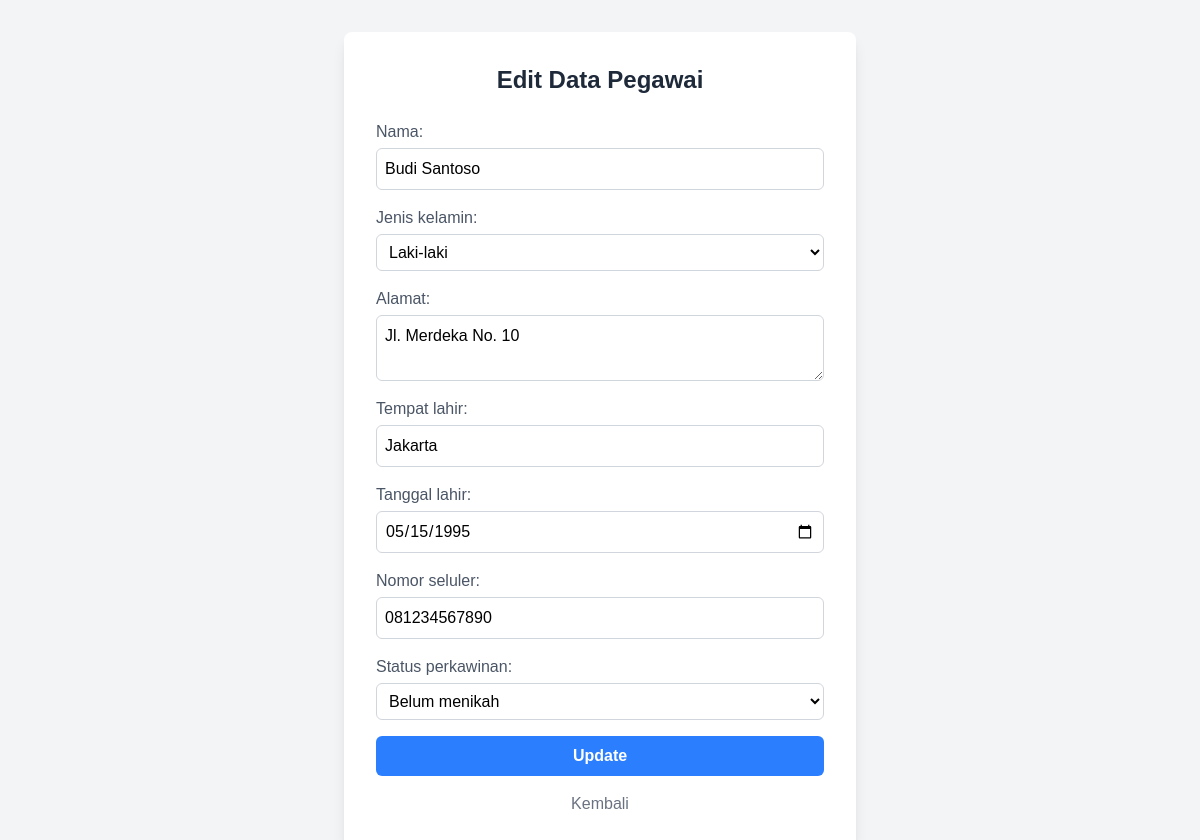
Page /Kepagawaian/update.php?id=4 on the committed database.
### tables this page shows
CREATE TABLE `pegawai` (
  `id` int NOT NULL,
  `nama` varchar(50) NOT NULL,
  `jenis_kelamin` varchar(10) NOT NULL,
  `alamat` text NOT NULL,
  `tempat_lahir` varchar(30) NOT NULL,
  `tanggal_lahir` date NOT NULL,
  `nomor_seluler` varchar(15) DEFAULT NULL,
  `status_perkawinan` varchar(15) NOT NULL
);

### Kepagawaian/update.php (the view, shortened to what this page needs)
<?php
include("connection.php");
$id = $_GET['id'];
$query = mysqli_prepare($connection, "SELECT * FROM pegawai WHERE id = ?");
mysqli_stmt_bind_param($query, "i", $id);
mysqli_stmt_execute($query);
$result = mysqli_stmt_get_result($query);
$pegawai = mysqli_fetch_assoc($result);
?>
<!DOCTYPE html>
<html lang="en">
<head>
    <script src="https://cdn.jsdelivr.net/npm/@tailwindcss/browser@4"></script>
</head>
<body class="bg-gray-100 p-8 min-h-screen flex items-center justify-center">
    <div class="bg-white p-8 rounded-lg shadow-lg w-full max-w-lg">
        <h1 class="text-2xl font-bold text-gray-800 mb-6 text-center">Edit Data Pegawai</h1>
        <form action="" method="post" class="space-y-4">
            <div class="flex flex-col">
                <label for="nama" class="mb-1 text-gray-600">Nama:</label>
                <input type="text" id="nama" name="nama" value="<?= htmlspecialchars($pegawai['nama']) ?>" required class="p-2 border border-gray-300 rounded-md focus:outline-none focus:ring-2 focus:ring-blue-400">
            </div>
            <div class="flex flex-col">
                <label for="jenis_kelamin" class="mb-1 text-gray-600">Jenis kelamin:</label>
                <select id="jenis_kelamin" name="jenis_kelamin" required class="p-2 border border-gray-300 rounded-md focus:outline-none focus:ring-2 focus:ring-blue-400">
                    <option value="Laki-laki" <?= $pegawai['jenis_kelamin'] == 'Laki-laki' ? 'selected' : '' ?>>Laki-laki</option>
                </select>
            </div>
            <div class="flex flex-col">
                <label for="alamat" class="mb-1 text-gray-600">Alamat:</label>
                <textarea id="alamat" name="alamat" required class="p-2 border border-gray-300 rounded-md focus:outline-none focus:ring-2 focus:ring-blue-400"><?= htmlspecialchars($pegawai['alamat']) ?></textarea>
            </div>
            <div class="flex flex-col">
                <label for="tempat_lahir" class="mb-1 text-gray-600">Tempat lahir:</label>
                <input type="text" id="tempat_lahir" name="tempat_lahir" value="<?= htmlspecialchars($pegawai['tempat_lahir']) ?>" required class="p-2 border border-gray-300 rounded-md focus:outline-none focus:ring-2 focus:ring-blue-400">
            </div>
            <div class="flex flex-col">
                <label for="tanggal_lahir" class="mb-1 text-gray-600">Tanggal lahir:</label>
                <input type="date" id="tanggal_lahir" name="tanggal_lahir" value="<?= $pegawai['tanggal_lahir'] ?>" required class="p-2 border border-gray-300 rounded-md focus:outline-none focus:ring-2 focus:ring-blue-400">
            </div>
            <div class="flex flex-col">
                <label for="nomor_seluler" class="mb-1 text-gray-600">Nomor seluler:</label>
                <input type="text" id="nomor_seluler" name="nomor_seluler" value="<?= htmlspecialchars($pegawai['nomor_seluler']) ?>" class="p-2 border border-gray-300 rounded-md focus:outline-none focus:ring-2 focus:ring-blue-400">
            </div>
            <div class="flex flex-col">
                <label for="status_perkawinan" class="mb-1 text-gray-600">Status perkawinan:</label>
                <select id="status_perkawinan" name="status_perkawinan" required class="p-2 border border-gray-300 rounded-md focus:outline-none focus:ring-2 focus:ring-blue-400">
                    <option value="Belum Menikah" <?= $pegawai['status_perkawinan'] == 'Belum Menikah' ? 'selected' : '' ?>>Belum menikah</option>
                </select>
            </div>
            <button type="submit" class="w-full bg-blue-500 hover:bg-blue-600 text-white font-bold py-2 rounded-md transition-colors duration-300">Update</button>
        </form>
        <a href="list.php" class="block text-center mt-4 text-gray-500 hover:text-gray-700 transition-colors duration-300">Kembali</a>
    </div>
</body>
</html>

### Kepagawaian/update.php (style rules this page uses)
body { font-family: Arial, sans-serif; }

### rows in the picture
pegawai: nama "Budi Santoso", jenis_kelamin "Laki-laki", alamat "Jl. Merdeka No. 10", tempat_lahir "Jakarta", tanggal_lahir "05/15/1995", nomor_seluler "081234567890", status_perkawinan "Belum menikah"
